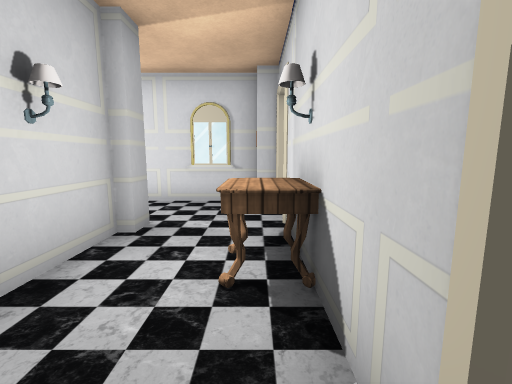
View 1 (above)

12 first-person views from a walk through a 3-D level made in the Unity game engine. The camera is 1.3 m above the floor, tilts 8° down and sees 90° across. The floor is counted in squares, 1 m on a side. Each view is taken from the middle of a square. On the plan, view 1 faces up. The plan holds only what a view shows up to about 13 squares ahead; the rest is blank. The player character is not drawn. Door leaves are left out, so doorways stand open. Some surface patterns are stand-ins.

View 2
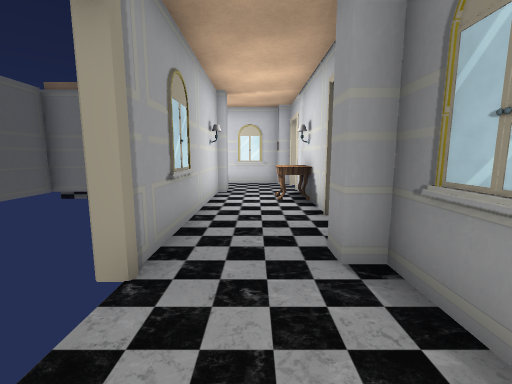

View 3
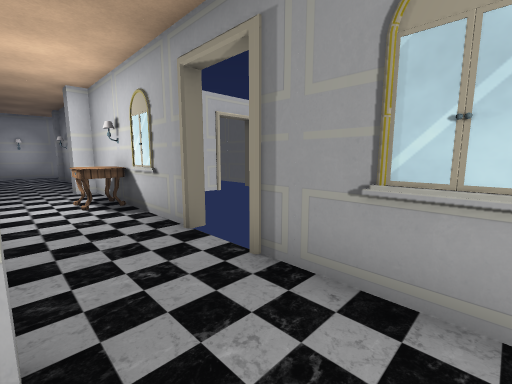

View 4
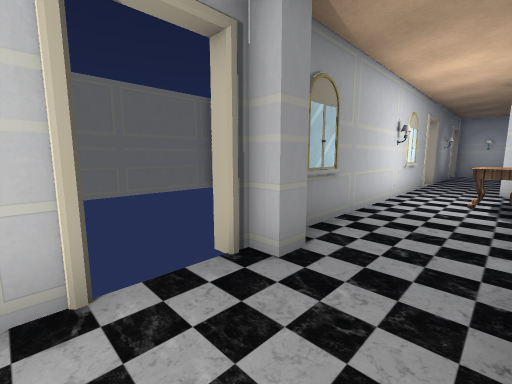

View 5
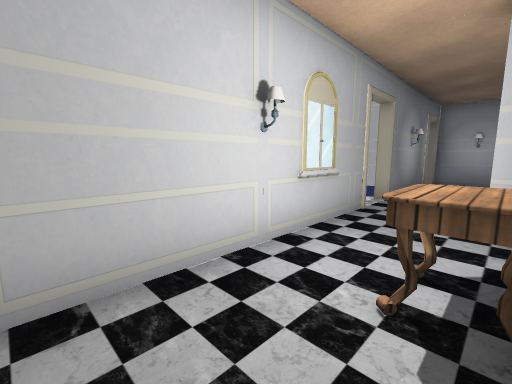

View 6
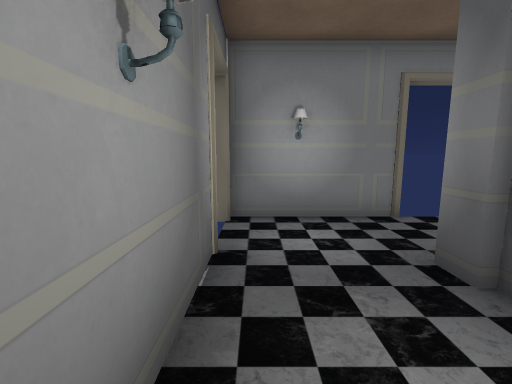

View 7
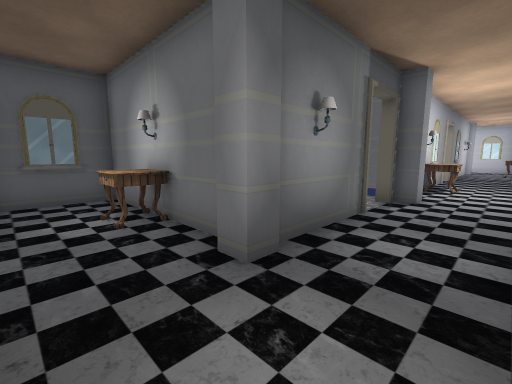

View 8
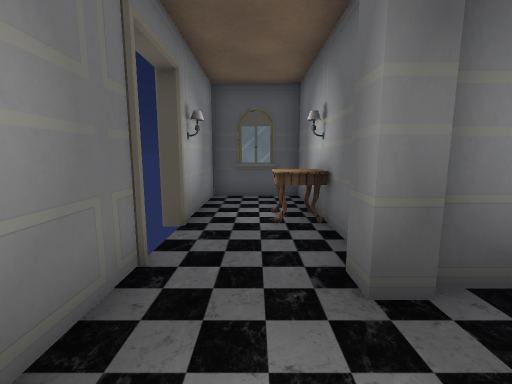

View 9
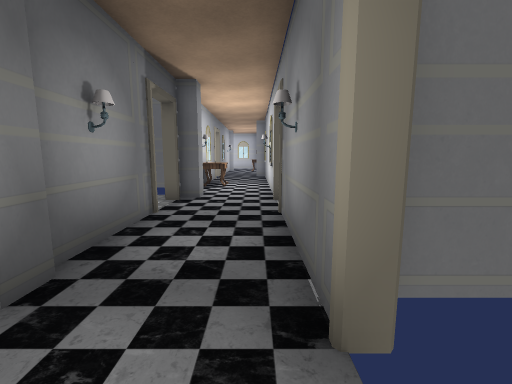

View 10
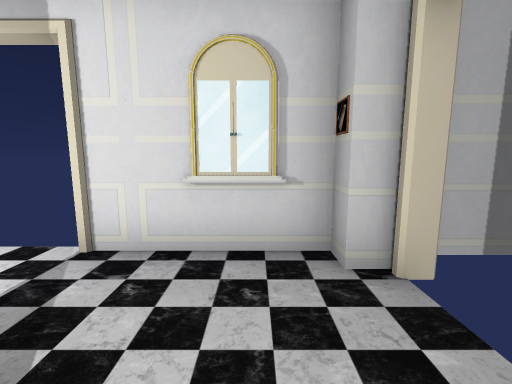

View 11
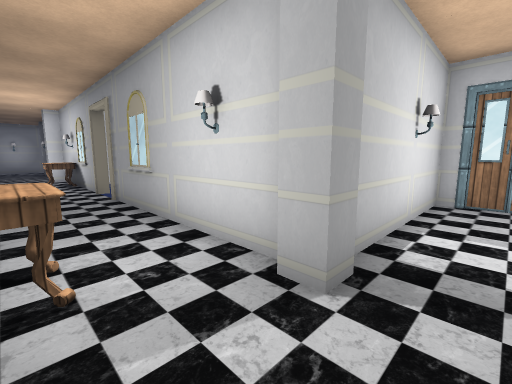

View 12
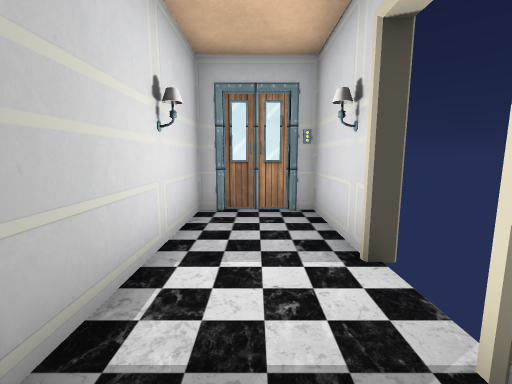

### Floor plan
Ten units are one square. View 1 is at (0, 0); x grows to the right and y downward. Boxes are objects, and circles mark ways between rooms. Rooms are numbered by the first view taken in them; rooms with no view inside come last. Other rooms are left out.
<svg viewBox="-55 -82 70 285">
<path fill="none" stroke="#000" d="M-24 -36 -24 25M6 -5 6 -50M1 -74 -35 -74M6 115 6 11M-24 130 -24 164M-24 84 -24 104M-36 166 -42 166M6 175 6 130M-31 194 -14 194M-24 40 -24 66"/>
<rect x="-25" y="-55" width="10" height="20" fill="#bbb"><title>pillar</title></rect>
<rect x="-15" y="15" width="10" height="10" fill="#bbb"><title>pillar</title></rect>
<rect x="-5" y="-35" width="10" height="20" fill="#bbb"><title>table</title></rect>
<rect x="-5" y="-75" width="10" height="10" fill="#bbb"><title>pillar</title></rect>
<rect x="-35" y="165" width="20" height="10" fill="#bbb"><title>pillar</title></rect>
<rect x="-25" y="105" width="10" height="10" fill="#bbb"><title>other object</title></rect>
<rect x="-25" y="65" width="10" height="20" fill="#bbb"><title>table</title></rect>
<rect x="-15" y="105" width="10" height="10" fill="#bbb"><title>pillar</title></rect>
<rect x="-5" y="15" width="10" height="10" fill="#bbb"><title>other object</title></rect>
<circle cx="-25" cy="35" r="3" fill="#2a7"/>
<circle cx="-5" cy="25" r="3" fill="#2a7"/>
<text x="-10" y="-30">1</text>
<text x="-10" y="120">2</text>
</svg>
Room 1 opens to room 2.

Where each view was taken, in squares from view 1:
view 1: 0 up, 0 right, facing up
view 2: 5 down, 1 left, facing up
view 3: 0 up, 0 right, facing down-left
view 4: 1 up, 2 left, facing down-right
view 5: 5 down, 2 left, facing down-right
view 6: 14 down, 0 right, facing down
view 7: 19 down, 0 right, facing up-left
view 8: 18 down, 0 right, facing left
view 9: 19 down, 0 right, facing up
view 10: 4 up, 1 left, facing up
view 11: 6 up, 0 right, facing down-left
view 12: 6 up, 2 left, facing left
